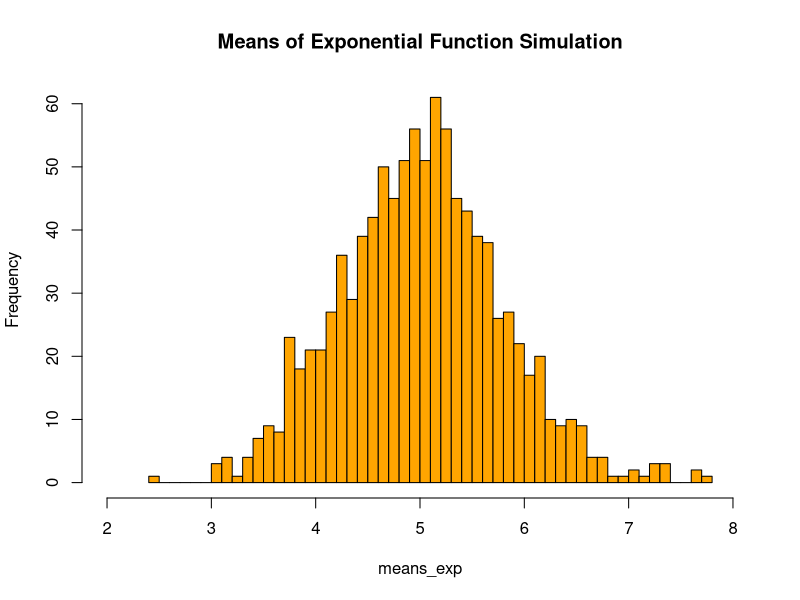
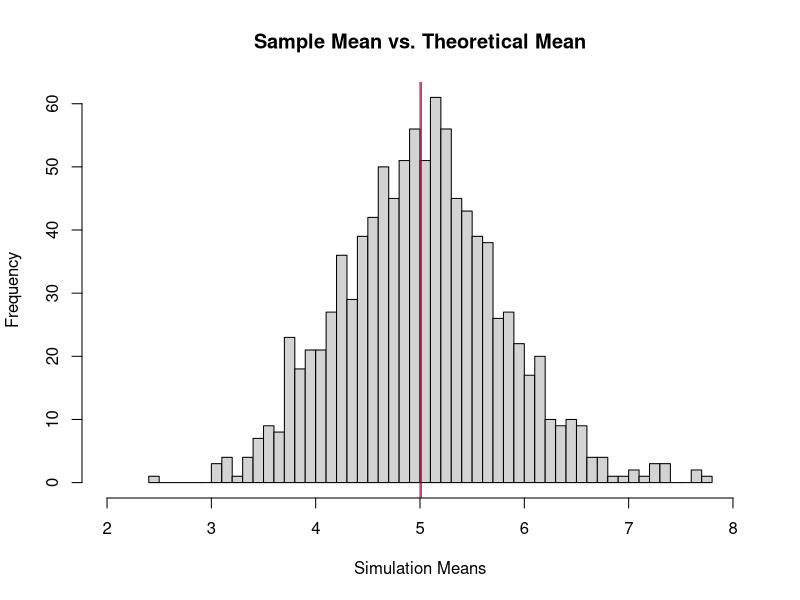
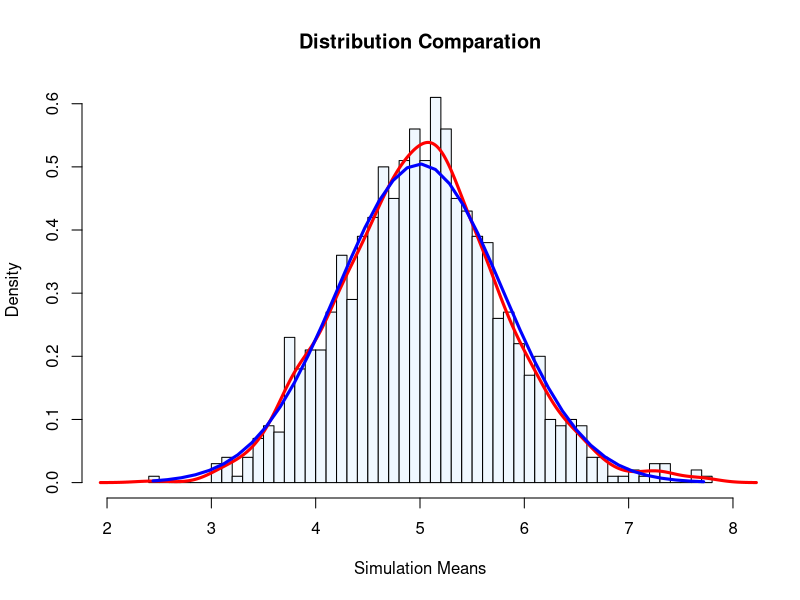

These charts were generated, in order, by the following R code:
## ---- chunk 1
knitr::opts_chunk$set(echo = TRUE)
## ---- chunk 2
# hist(runif(1000))
## ---- chunk 3
# mns = NULL
# for (i in 1 : 1000) mns = c(mns, mean(runif(40)))
# hist(mns)
## ---- chunk 4
lambda <- 0.2   # parameter - lambda
n <- 40   # number of exponentials 
sims <- 1000   # number of simulations
rexp(n, lambda)
sim_exp <- replicate(sims, rexp(n, lambda))  #40*1000 matrix

means_exp <- apply(sim_exp, 2, mean) #  mean of 40 numbers in 1000 times
range(means_exp)
hist(means_exp, breaks=40, xlim = c(2,8), main="Means of Exponential Function Simulation", col = "orange")

## ---- chunk 5
mean_s <- mean(means_exp) # sample mean
print(paste("mean of sample:", mean_s))
mean_t <- 1/lambda # theoretical mean
print(paste("theoretical mean:", mean_t))

hist(means_exp, main = "Sample Mean vs. Theoretical Mean", xlim =  c(2,8), breaks = 40, xlab = "Simulation Means")
abline(v = mean_s, lwd = "1", col = "blue")
abline(v = mean_t, lwd = "1", col = "red")

## ---- chunk 6
sd_s <- sd(means_exp) # sample standard deviation
print(paste("standard deviation of sample:", sd_s^2))
sd_t <- (1/lambda)/sqrt(n) # theoretical standard deviation
print(paste("theoretical standard deviation:", sd_t^2))

## ---- chunk 7
#General Plot with ditribution curve drawn
hist(means_exp, prob=TRUE, col="aliceblue", main="Distribution Comparation", breaks=40, xlim=c(2,8), xlab = "Simulation Means")
lines(density(means_exp), lwd=3, col="red")

# Normal distribution line creation
x <- seq(min(means_exp), max(means_exp), length=n)
y <- dnorm(x, mean=1/lambda, sd=(1/lambda)/sqrt(n))
lines(x, y, pch=22, col="blue", lwd=3)
